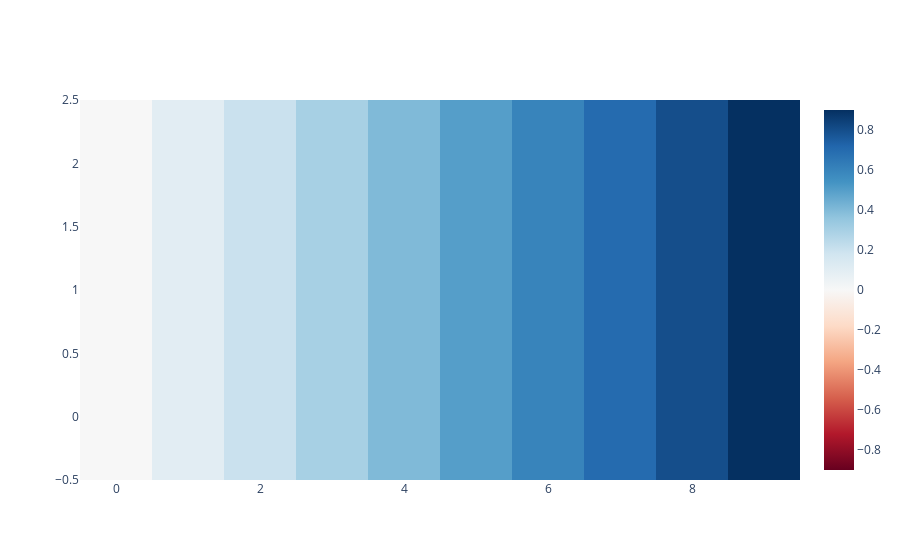

Notebook source saved alongside this figure:
### Code cell
import plotly.graph_objects as go

a = [x * 0.1 for x in range(0, 10)]
b = [x * 0.1 for x in range(0, 10)]

fig = go.Figure(go.Heatmap(
    z=[a, b, c],
    colorscale='RdBu',
    zmid=0))

fig.show()

### Figure 1 — Plotly figure (JSON) as saved in the notebook; plotly's stock layout.template omitted (floating-point values rounded to 4 significant figures)
{"data": [{"colorscale": [[0, "rgb(103,0,31)"], [0.1, "rgb(178,24,43)"], [0.2, "rgb(214,96,77)"], [0.3, "rgb(244,165,130)"], [0.4, "rgb(253,219,199)"], [0.5, "rgb(247,247,247)"], [0.6, "rgb(209,229,240)"], [0.7, "rgb(146,197,222)"], [0.8, "rgb(67,147,195)"], [0.9, "rgb(33,102,172)"], [1, "rgb(5,48,97)"]], "type": "heatmap", "z": [[0, 0.1, 0.2, 0.3, 0.4, 0.5, 0.6, 0.7, 0.8, 0.9], [0, 0.1, 0.2, 0.3, 0.4, 0.5, 0.6, 0.7, 0.8, 0.9], [0, 0.1, 0.2, 0.3, 0.4, 0.5, 0.6, 0.7, 0.8, 0.9]], "zmid": 0}], "layout": {"autosize": true, "xaxis": {"autorange": true, "range": [-0.5, 9.5]}, "yaxis": {"autorange": true, "range": [-0.5, 2.5]}}}
